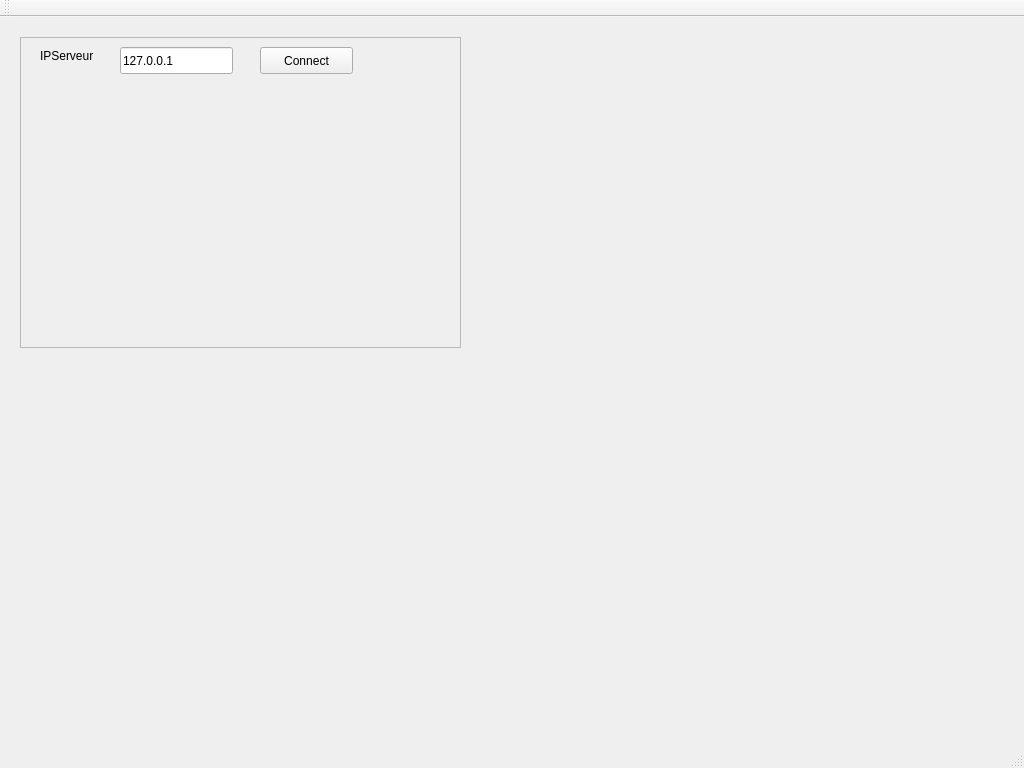
<?xml version="1.0" encoding="UTF-8"?>
<ui version="4.0">
 <class>ClientMainGame</class>
 <widget class="QMainWindow" name="ClientMainGame">
  <property name="geometry">
   <rect>
    <x>0</x>
    <y>0</y>
    <width>1024</width>
    <height>768</height>
   </rect>
  </property>
  <property name="windowTitle">
   <string>ClientMainGame</string>
  </property>
  <widget class="QWidget" name="centralWidget">
   <widget class="QFrame" name="frame">
    <property name="geometry">
     <rect>
      <x>20</x>
      <y>20</y>
      <width>441</width>
      <height>311</height>
     </rect>
    </property>
    <property name="frameShape">
     <enum>QFrame::StyledPanel</enum>
    </property>
    <property name="frameShadow">
     <enum>QFrame::Raised</enum>
    </property>
    <widget class="QLabel" name="label">
     <property name="geometry">
      <rect>
       <x>20</x>
       <y>10</y>
       <width>62</width>
       <height>17</height>
      </rect>
     </property>
     <property name="text">
      <string>IPServeur</string>
     </property>
    </widget>
    <widget class="QPushButton" name="pushButton">
     <property name="geometry">
      <rect>
       <x>240</x>
       <y>10</y>
       <width>93</width>
       <height>27</height>
      </rect>
     </property>
     <property name="text">
      <string>Connect</string>
     </property>
    </widget>
    <widget class="QLineEdit" name="lineEdit">
     <property name="geometry">
      <rect>
       <x>100</x>
       <y>10</y>
       <width>113</width>
       <height>27</height>
      </rect>
     </property>
     <property name="text">
      <string>127.0.0.1</string>
     </property>
    </widget>
   </widget>
  </widget>
  <widget class="QMenuBar" name="menuBar">
   <property name="geometry">
    <rect>
     <x>0</x>
     <y>0</y>
     <width>1024</width>
     <height>23</height>
    </rect>
   </property>
  </widget>
  <widget class="QToolBar" name="mainToolBar">
   <attribute name="toolBarArea">
    <enum>TopToolBarArea</enum>
   </attribute>
   <attribute name="toolBarBreak">
    <bool>false</bool>
   </attribute>
  </widget>
  <widget class="QStatusBar" name="statusBar"/>
 </widget>
 <layoutdefault spacing="6" margin="11"/>
 <resources/>
 <connections/>
</ui>
